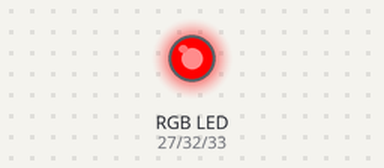
Simulated run of this sketch. Board: ESP32. Shown: an RGB LED mixed from three pins (HIGH = lit). Dim RGB values are drawn brighter than linear.

Above: at 0.05 s.
At 1.25 s:
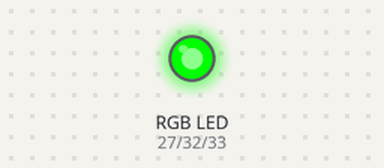
At 2.5 s:
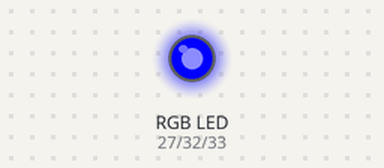
At 3.75 s:
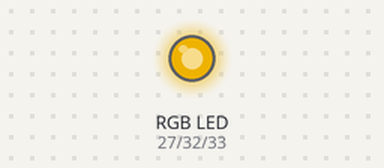
At 5.0 s:
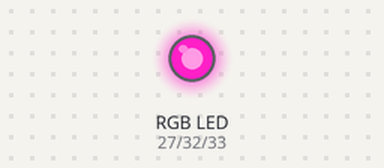
Timing chart, 0 to 6.5 s (numbered marks = the images above):
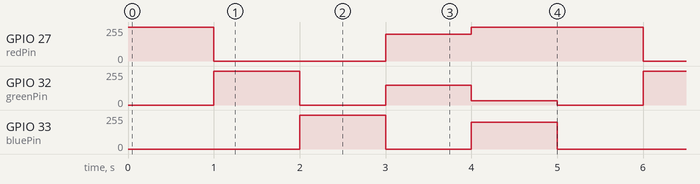

The sketch:

rgb_led.ino
```cpp
// Define LED Pins
const int redPin = 27;
const int bluePin = 33;
const int greenPin = 32;

// Define Setup behaviour
void setup() {
  ledcAttach(redPin, 5000, 8);
  ledcAttach(greenPin, 5000, 8);
  ledcAttach(bluePin, 5000, 8);
}

// Define Looping Behaviour
void loop() {
  setColour(255, 0, 0);
  delay(1000);
  setColour(0, 255, 0);
  delay(1000);
  setColour(0, 0, 255);
  delay(1000);
  setColour(200, 150, 0);
  delay(1000);
  setColour(2000, 32, 200);
  delay(1000);
}

// Helper function for setting colour of the LED
void setColour(int red, int green, int blue) {
  ledcWrite(redPin, red);
  ledcWrite(greenPin, green);
  ledcWrite(bluePin, blue);
}
```

Measured:
- by itself, GPIO 27 (redPin): repeats every 5.0 s: 0/255 2.0 s, 199/255 1.0 s, 255/255 2.0 s
- by itself, GPIO 32 (greenPin): repeats every 5.0 s: 0/255 1.0 s, 149/255 1.0 s, 32/255 1.0 s, 0/255 1.0 s, 255/255 1.0 s
- by itself, GPIO 33 (bluePin): repeats every 5.0 s: 0/255 1.0 s, 199/255 1.0 s, 0/255 2.0 s, 255/255 1.0 s
